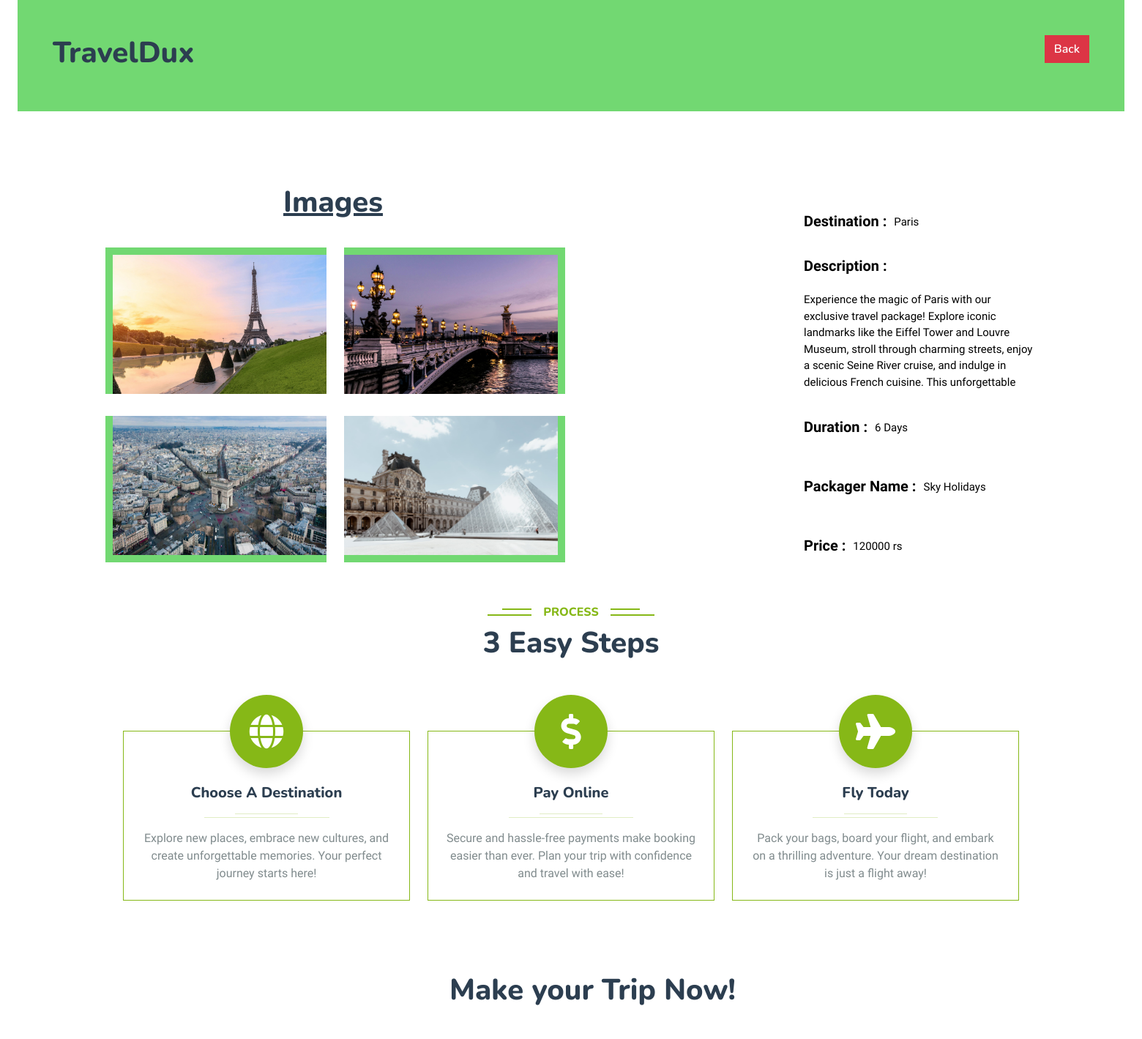
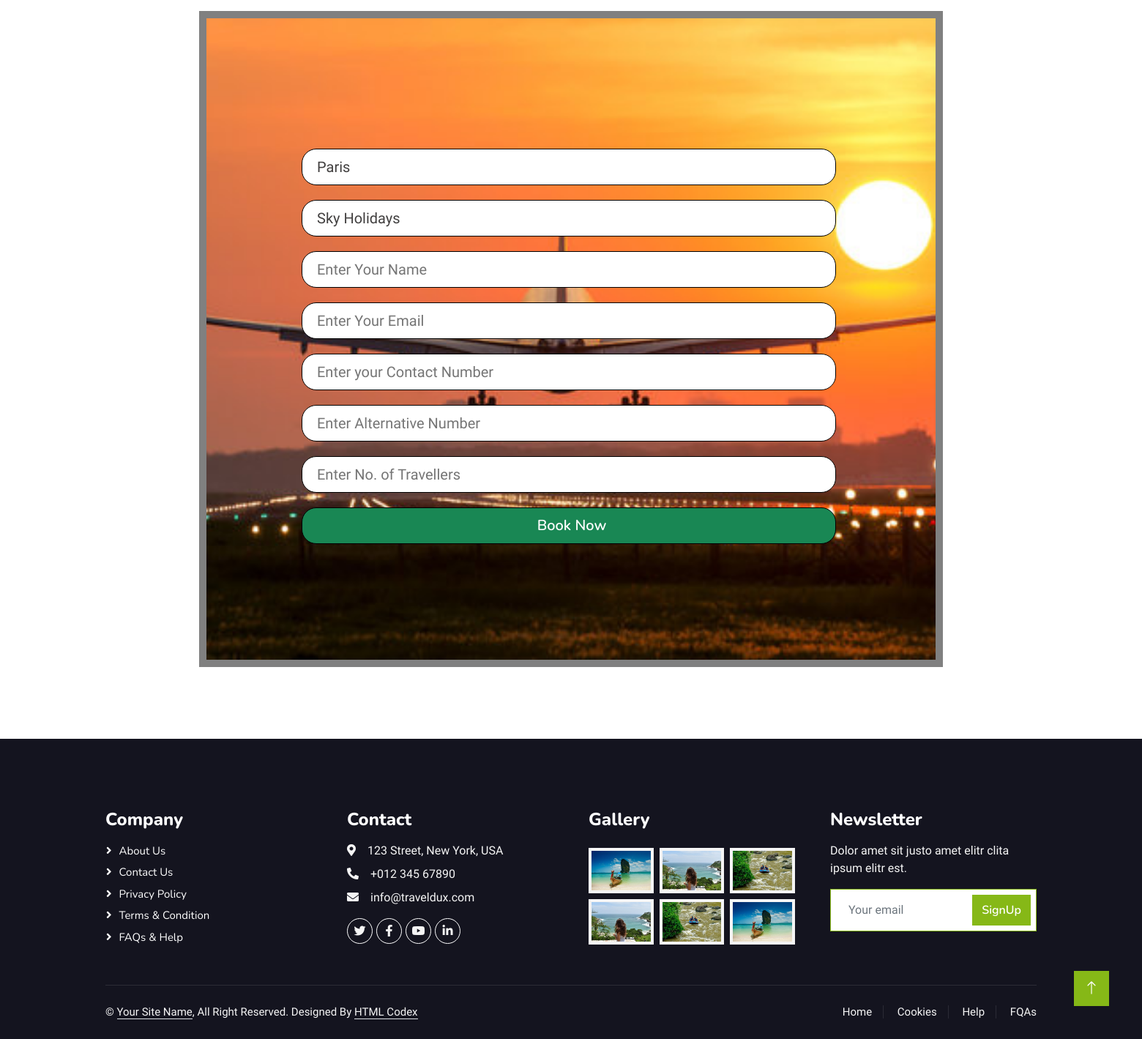
The page /userviewSection/1/ on the database its author committed (2 pictures, top to bottom).
### home/models.py (models this page shows, shortened)
class packages(models.Model):
    destination = models.CharField(max_length=100)
    description = models.CharField(max_length=1000)
    duration = models.CharField(max_length=10)
    price = models.IntegerField()
    packager_name = models.CharField(max_length=100)
    image1 = models.ImageField(upload_to='uploads/',null=True, blank=True)
    image2 = models.ImageField(upload_to='uploads/',null=True, blank=True)
    image3 = models.ImageField(upload_to='uploads/',null=True, blank=True)
    image4 = models.ImageField(upload_to='uploads/',null=True, blank=True)
    verification = models.CharField(max_length=100,default="Not Verified")

### home/views.py (the view)
# urls.py: path('userviewSection/<int:id>/',views.UserViewSection,name='Userviewsection'),
def UserViewSection(request,id):
    item = packages.objects.filter(id=id)
    request.session['ids'] = id
    context = {
        'item':item
    }
    return render(request,'userInterface/userView.html',context)

### template/userInterface/userView.html (shortened to what this page needs)
{% load static %}
<!DOCTYPE html>
<html lang="en">
<head>
    <link rel="stylesheet" href="https://cdn.jsdelivr.net/npm/bootstrap@5.3.3/dist/css/bootstrap.min.css">
    <link href="https://cdnjs.cloudflare.com/ajax/libs/font-awesome/5.10.0/css/all.min.css" rel="stylesheet">
    <link href="https://cdn.jsdelivr.net/npm/bootstrap-icons@1.4.1/font/bootstrap-icons.css" rel="stylesheet">
    <link href="{% static 'lib/animate/animate.min.css' %}" rel="stylesheet">
    <link href="{% static 'lib/owlcarousel/assets/owl.carousel.min.css' %}" rel="stylesheet">
    <link href="{% static 'lib/tempusdominus/css/tempusdominus-bootstrap-4.min.css' %}" rel="stylesheet" />
    <link href="{% static 'css/bootstrap.min.css' %}" rel="stylesheet">
    <link href="{% static 'css/style.css' %}" rel="stylesheet">
</head>
<body>
    <div class="container-fluid">
        <div class="nav col-md-12" style="background-color: rgb(114, 216, 114);">
            <div class="col-md-6">
                <div class="title p-5">
                    <h1>TravelDux</h1>
                </div>
            </div>
            <div class="col-md-6">
                <div class="logout p-5" style="display:flex;justify-content:end;">
                    <a href="{% url 'packagePage' %}" class="btn btn-danger">Back</a>
                </div>
            </div>
        </div>
    </div>
    <div class="container col-md-12 d-flex">
        {% for i in item %}
        <div class="col-md-9">
            <h1 style="margin-left: 50px;margin-left: 243px;margin-top: 100px;"><u>Images</u></h1>
            <div class="row d-flex">
                <div class="col-md-4"><img src="{{i.image1.url}}" alt="image 1" class="images" style="border-top: 10px solid  rgb(114, 216, 114);border-left: 10px solid  rgb(114, 216, 114);"></div>
                <div class="col-md-4"><img src="{{i.image2.url}}" alt="image 2" class="images" style="border-top: 10px solid  rgb(114, 216, 114);border-right: 10px solid  rgb(114, 216, 114);"></div>
            </div>
            <div class="row d-flex">
                <div class="col-md-4"><img src="{{i.image3.url}}" alt="image 3" class="images" style="border-bottom: 10px solid  rgb(114, 216, 114);border-left: 10px solid  rgb(114, 216, 114);"></div>
                <div class="col-md-4"><img src="{{i.image4.url}}" alt="image 4" class="images" style="border-bottom: 10px solid  rgb(114, 216, 114);border-right: 10px solid  rgb(114, 216, 114);"></div>
            </div>
        </div>
        <div class="col-md-3" style="margin-top: 100px;">
            <div class="details d-flex"><p class="label">Destination :&nbsp;&nbsp; <p class="details"> {{i.destination}}</p></p></div>
            <div class="description"><p class="label">Description : <p class="details"> {{i.description}}</p></p></div>
            <div class="details d-flex"><p class="label">Duration :&nbsp;&nbsp; <p class="details"> {{i.duration}} Days</p></p></div>
            <div class="details d-flex"><p class="label">Packager Name :&nbsp;&nbsp; <p class="details"> {{i.packager_name}}</p></p></div>
            <div class="details d-flex"><p class="label">Price :&nbsp;&nbsp; <p class="details"> {{i.price}} rs</p></p></div>
        </div>
        {% endfor %}
    </div>
    <div class="container-xxl py-5">
        <div class="container">
            <div class="text-center pb-4 wow fadeInUp" data-wow-delay="0.1s">
                <h6 class="section-title bg-white text-center text-primary px-3">Process</h6>
                <h1 class="mb-5">3 Easy Steps</h1>
            </div>
            <div class="row gy-5 gx-4 justify-content-center">
                <div class="col-lg-4 col-sm-6 text-center pt-4 wow fadeInUp" data-wow-delay="0.1s">
                    <div class="position-relative border border-primary pt-5 pb-4 px-4">
                        <div class="d-inline-flex align-items-center justify-content-center bg-primary rounded-circle position-absolute top-0 start-50 translate-middle shadow" style="width: 100px; height: 100px;">
                            <i class="fa fa-globe fa-3x text-white"></i>
                        </div>
                        <h5 class="mt-4">Choose A Destination</h5>
                        <hr class="w-25 mx-auto bg-primary mb-1">
                        <hr class="w-50 mx-auto bg-primary mt-0">
                        <p class="mb-0">Explore new places, embrace new cultures, and create unforgettable memories. Your perfect journey starts here! </p>
                    </div>
                </div>
                <div class="col-lg-4 col-sm-6 text-center pt-4 wow fadeInUp" data-wow-delay="0.3s">
                    <div class="position-relative border border-primary pt-5 pb-4 px-4">
                        <div class="d-inline-flex align-items-center justify-content-center bg-primary rounded-circle position-absolute top-0 start-50 translate-middle shadow" style="width: 100px; height: 100px;">
                            <i class="fa fa-dollar-sign fa-3x text-white"></i>
                        </div>
                        <h5 class="mt-4">Pay Online</h5>
                        <hr class="w-25 mx-auto bg-primary mb-1">
                        <hr class="w-50 mx-auto bg-primary mt-0">
                        <p class="mb-0">Secure and hassle-free payments make booking easier than ever. Plan your trip with confidence and travel with ease!</p>
                    </div>
                </div>
                <div class="col-lg-4 col-sm-6 text-center pt-4 wow fadeInUp" data-wow-delay="0.5s">
                    <div class="position-relative border border-primary pt-5 pb-4 px-4">
                        <div class="d-inline-flex align-items-center justify-content-center bg-primary rounded-circle position-absolute top-0 start-50 translate-middle shadow" style="width: 100px; height: 100px;">
                            <i class="fa fa-plane fa-3x text-white"></i>
                        </div>
                        <h5 class="mt-4">Fly Today</h5>
                        <hr class="w-25 mx-auto bg-primary mb-1">
                        <hr class="w-50 mx-auto bg-primary mt-0">
                        <p class="mb-0">Pack your bags, board your flight, and embark on a thrilling adventure. Your dream destination is just a flight away! </p>
                    </div>
                </div>
            </div>
        </div>
    </div>
    <div class="container col-md-12">
        <div class="row">
            <h1 class="heading" style="margin-left: 470px;margin-top: 50px;">Make your Trip Now!</h1>
        </div>
        <div class="row" style="padding: 50px 140px;">
            {% for i in item %}
            <form action="{% url 'bookingDetails' %}" method="POST" class="inpForm">
                <input type="text" name="destination" id="" placeholder="Destination" class="bookinp valued" value="{{i.destination}}" required  >
                <input type="text" name="packager_name" id="" placeholder="packager_name" class="bookinp valued" value="{{i.packager_name}}" required >
                <input type="text" name="name" id="" placeholder="Enter Your Name" class="bookinp" required>
                <input type="email" name="email" id="" placeholder="Enter Your Email" class="bookinp" required>
                <input type="text" name="phone1" id="" placeholder="Enter your Contact Number" class="bookinp" required>
                <input type="text" name="phone2" id="" placeholder="Enter Alternative Number" class="bookinp" required>
                <input type="number" name="traveller" id="" placeholder="Enter No. of Travellers" class="bookinp" required>
                <button type="submit" class="btn btn-success bookinp">Book Now</button>
            </form>
            {% endfor %}
        </div>
    </div>
    <div class="container-fluid bg-dark text-light footer pt-5 mt-5 wow fadeIn" data-wow-delay="0.1s">
        <div class="container py-5">
            <div class="row g-5">
                <div class="col-lg-3 col-md-6">
                    <h4 class="text-white mb-3">Company</h4>
                    <a class="btn btn-link" href="">About Us</a>
                    <a class="btn btn-link" href="">Contact Us</a>
                    <a class="btn btn-link" href="">Privacy Policy</a>
                    <a class="btn btn-link" href="">Terms & Condition</a>
                    <a class="btn btn-link" href="">FAQs & Help</a>
                </div>
                <div class="col-lg-3 col-md-6">
                    <h4 class="text-white mb-3">Contact</h4>
                    <p class="mb-2"><i class="fa fa-map-marker-alt me-3"></i>123 Street, New York, USA</p>
                    <p class="mb-2"><i class="fa fa-phone-alt me-3"></i>+012 345 67890</p>
                    <p class="mb-2"><i class="fa fa-envelope me-3"></i>info@traveldux.com</p>
                    <div class="d-flex pt-2">
                        <a class="btn btn-outline-light btn-social" href=""><i class="fab fa-twitter"></i></a>
                        <a class="btn btn-outline-light btn-social" href=""><i class="fab fa-facebook-f"></i></a>
                        <a class="btn btn-outline-light btn-social" href=""><i class="fab fa-youtube"></i></a>
                        <a class="btn btn-outline-light btn-social" href=""><i class="fab fa-linkedin-in"></i></a>
                    </div>
                </div>
                <div class="col-lg-3 col-md-6">
                    <h4 class="text-white mb-3">Gallery</h4>
                    <div class="row g-2 pt-2">
                        <div class="col-4">
                            <img class="img-fluid bg-light p-1" src="{% static 'img/package-1.jpg' %}" alt="">
                        </div>
                        <div class="col-4">
                            <img class="img-fluid bg-light p-1" src="{% static 'img/package-2.jpg' %}" alt="">
                        </div>
                        <div class="col-4">
                            <img class="img-fluid bg-light p-1" src="{% static 'img/package-3.jpg' %}" alt="">
                        </div>
                        <div class="col-4">
                            <img class="img-fluid bg-light p-1" src="{% static 'img/package-2.jpg' %}" alt="">
                        </div>
                        <div class="col-4">
                            <img class="img-fluid bg-light p-1" src="{% static 'img/package-3.jpg' %}" alt="">
                        </div>
                        <div class="col-4">
                            <img class="img-fluid bg-light p-1" src="{% static 'img/package-1.jpg' %}" alt="">
                        </div>
                    </div>
                </div>
                <div class="col-lg-3 col-md-6">
                    <h4 class="text-white mb-3">Newsletter</h4>
                    <p>Dolor amet sit justo amet elitr clita ipsum elitr est.</p>
                    <div class="position-relative mx-auto" style="max-width: 400px;">
                        <input class="form-control border-primary w-100 py-3 ps-4 pe-5" type="text" placeholder="Your email">
                        <button type="button" class="btn btn-primary py-2 position-absolute top-0 end-0 mt-2 me-2">SignUp</button>
                    </div>
                </div>
            </div>
        </div>
        <div class="container">
            <div class="copyright">
                <div class="row">
                    <div class="col-md-6 text-center text-md-start mb-3 mb-md-0">
                        &copy; <a class="border-bottom" href="#">Your Site Name</a>, All Right Reserved.
                        Designed By <a class="border-bottom" href="https://htmlcodex.com">HTML Codex</a>
                    </div>
                    <div class="col-md-6 text-center text-md-end">
                        <div class="footer-menu">
                            <a href="">Home</a>
                            <a href="">Cookies</a>
                            <a href="">Help</a>
                            <a href="">FQAs</a>
                        </div>
                    </div>
                </div>
            </div>
        </div>
    <a href="#" class="btn btn-lg btn-primary btn-lg-square back-to-top"><i class="bi bi-arrow-up"></i></a>
</body>
</html>

### static/css/style.css (style rules this page uses)
:root { --primary: #86B817; --secondary: #FE8800; --light: #F5F5F5; --dark: #14141F; }
.back-to-top { position: fixed; display: none; right: 45px; bottom: 45px; z-index: 99; }
.btn { font-family: 'Nunito', sans-serif; font-weight: 600; transition: .5s; }
.btn.btn-primary, .btn.btn-secondary { color: #FFFFFF; }
.btn-lg-square { width: 48px; height: 48px; }
.btn-square, .btn-sm-square, .btn-lg-square { padding: 0; display: flex; align-items: center; justify-content: center; font-weight: normal; border-radius: 0px; }
.section-title { position: relative; display: inline-block; text-transform: uppercase; }
.section-title::before { position: absolute; content: ""; width: calc(100% + 80px); height: 2px; top: 4px; left: -40px; background: var(--primary); z-index: -1; }
.section-title::after { position: absolute; content: ""; width: calc(100% + 120px); height: 2px; bottom: 5px; left: -60px; background: var(--primary); z-index: -1; }
.footer .btn.btn-social { margin-right: 5px; width: 35px; height: 35px; display: flex; align-items: center; justify-content: center; color: var(--light); font-weight: normal; border: 1px solid #FFFFFF; border-radius: 35px; transition: .3s; }
.footer .btn.btn-link { display: block; margin-bottom: 5px; padding: 0; text-align: left; color: #FFFFFF; font-size: 15px; font-weight: normal; text-transform: capitalize; transition: .3s; }
.footer .btn.btn-link::before { position: relative; content: "\f105"; font-family: "Font Awesome 5 Free"; font-weight: 900; margin-right: 10px; }
.footer .copyright { padding: 25px 0; font-size: 15px; border-top: 1px solid rgba(256, 256, 256, .1); }
.footer .copyright a { color: var(--light); }
.footer .footer-menu a { margin-right: 15px; padding-right: 15px; border-right: 1px solid rgba(255, 255, 255, .1); }
.footer .footer-menu a:last-child { margin-right: 0; padding-right: 0; border-right: none; }

### rows shown on the page
packages: image1 (picture), image2 (picture), image3 (picture), image4 (picture), destination "Paris", description "Experience the magic of Paris with our exclusive travel package! Explore iconic landmarks like the Eiffel Tower and Louvre Museum, stroll through charming streets, enjoy a scenic Seine River cruise, and indulge in delicious French cuisine. This unforgettable…", duration "6", packager_name "Sky Holidays", price "120000"
